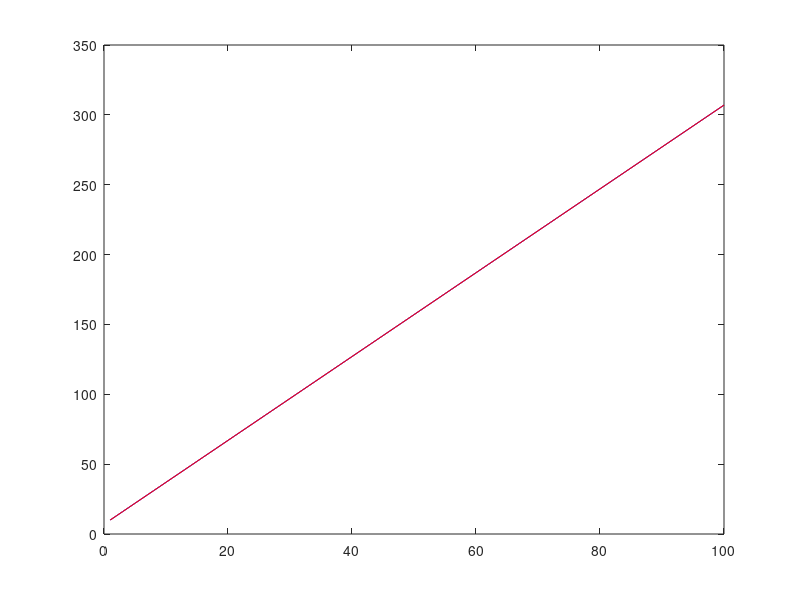

MATLAB code to generate this figure:
%Extra (a) e (b)

E = [];
E0 = [10];
E(1) = E0;

P = 10:0.19:29;
D = 7:0.1:17;


dias = 1:1:100;


for i = 2:1:size(dias, 2)
    
    E(i) = E(i - 1) + 10 - 7;

end

%Questão (c)
reta = 3*dias + 7 %Essa reta tem o mesmo comportamento que o laço for acima

figure;
plot(dias, E, 'b');
hold on;
plot(dias, reta, 'r');






